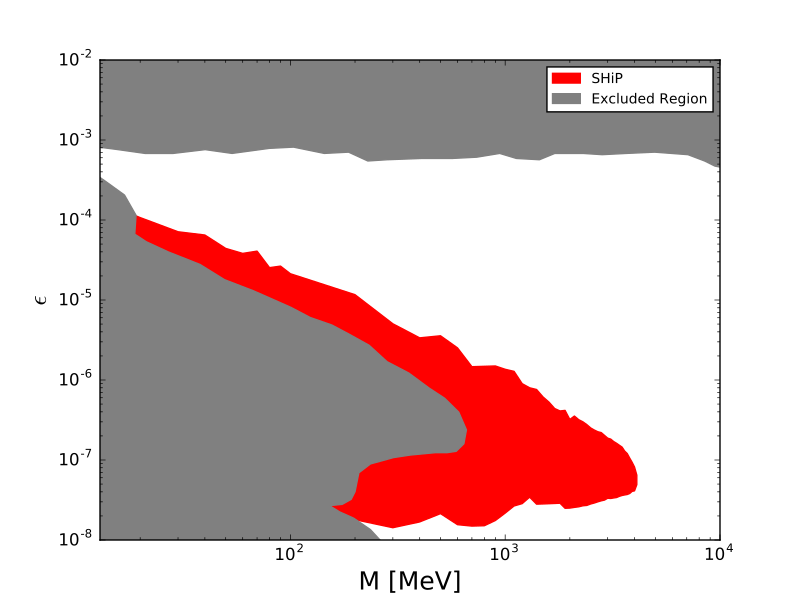

Write Python code to recreate this figure.
import os,sys,getopt
 
from array import array
import pandas as pd
import numpy as np

leptophilic=0 

try:
    opts, args = getopt.getopt(sys.argv[1:], "d:l:")

except getopt.GetoptError:
    print 'decay to all SM particles'

for o,a in opts:
    if o in ('-l',): leptophilic = a
    if o in ('-d',): date = a

pathW = "../data/"+date+"/"
pathR = "../Exclusion/"
##### Signal Datasets
 
if leptophilic:
    data1 = pd.read_csv(pathW+'combined_Ana_rate2.csv', header=None)
else:
    data1 = pd.read_csv(pathW+'combined_Ana_rate1.csv', header=None)
 
#### Constraints
dataC1 = pd.read_csv(pathR+'Dataset_DP_excluded_u.csv', header=None)
dataC2 = pd.read_csv(pathR+'Dataset_DP_excluded_l.csv', header=None)


y2 = np.array([1e-2]*len(dataC1[1]))
import matplotlib
matplotlib.use("TkAgg")
import matplotlib.pyplot as pl


pl.yscale('log')
pl.xscale('log')

pl.fill_between(data1[0], data1[1], y2=0, color='red', label="SHiP")
pl.fill_between(dataC1[0], dataC1[1], y2=y2, color="grey", label="Excluded Region")
pl.fill_between(dataC2[0], dataC2[1], y2=0, color="grey")
pl.xlabel("M [MeV]",fontsize=18)
pl.ylim(1e-8, 1e-2)
pl.xlim(13, 1e4)
pl.ylabel(r"$\epsilon$", fontsize=18)
pl.legend(prop={'size': 10})
pl.savefig("Excl_comb.pdf")
pl.show()
